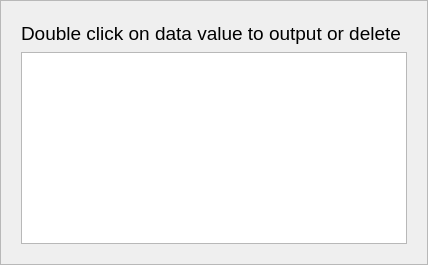
           <widget class="QFrame" name="frame_26">
            <property name="sizePolicy">
             <sizepolicy hsizetype="Preferred" vsizetype="Preferred">
              <horstretch>0</horstretch>
              <verstretch>0</verstretch>
             </sizepolicy>
            </property>
            <property name="frameShape">
             <enum>QFrame::StyledPanel</enum>
            </property>
            <property name="frameShadow">
             <enum>QFrame::Raised</enum>
            </property>
            <layout class="QVBoxLayout" name="verticalLayout_4">
             <item>
              <widget class="QFrame" name="frame_50">
               <property name="sizePolicy">
                <sizepolicy hsizetype="Expanding" vsizetype="Expanding">
                 <horstretch>0</horstretch>
                 <verstretch>0</verstretch>
                </sizepolicy>
               </property>
               <property name="maximumSize">
                <size>
                 <width>16777215</width>
                 <height>16777215</height>
                </size>
               </property>
               <property name="frameShape">
                <enum>QFrame::NoFrame</enum>
               </property>
               <property name="frameShadow">
                <enum>QFrame::Raised</enum>
               </property>
               <layout class="QGridLayout" name="gridLayout_5">
                <item row="2" column="0" colspan="2">
                 <widget class="QListWidget" name="listDATAmem_2">
                  <property name="enabled">
                   <bool>true</bool>
                  </property>
                  <property name="frameShape">
                   <enum>QFrame::StyledPanel</enum>
                  </property>
                  <property name="frameShadow">
                   <enum>QFrame::Sunken</enum>
                  </property>
                  <property name="editTriggers">
                   <set>QAbstractItemView::NoEditTriggers</set>
                  </property>
                 </widget>
                </item>
                <item row="1" column="0">
                 <widget class="QLabel" name="labelDISTmemory_2">
                  <property name="minimumSize">
                   <size>
                    <width>0</width>
                    <height>25</height>
                   </size>
                  </property>
                  <property name="maximumSize">
                   <size>
                    <width>16777215</width>
                    <height>35</height>
                   </size>
                  </property>
                  <property name="font">
                   <font>
                    <family>Arial</family>
                    <pointsize>14</pointsize>
                   </font>
                  </property>
                  <property name="text">
                   <string>Double click on data value to output or delete</string>
                  </property>
                 </widget>
                </item>
               </layout>
              </widget>
             </item>
            </layout>
           </widget>
